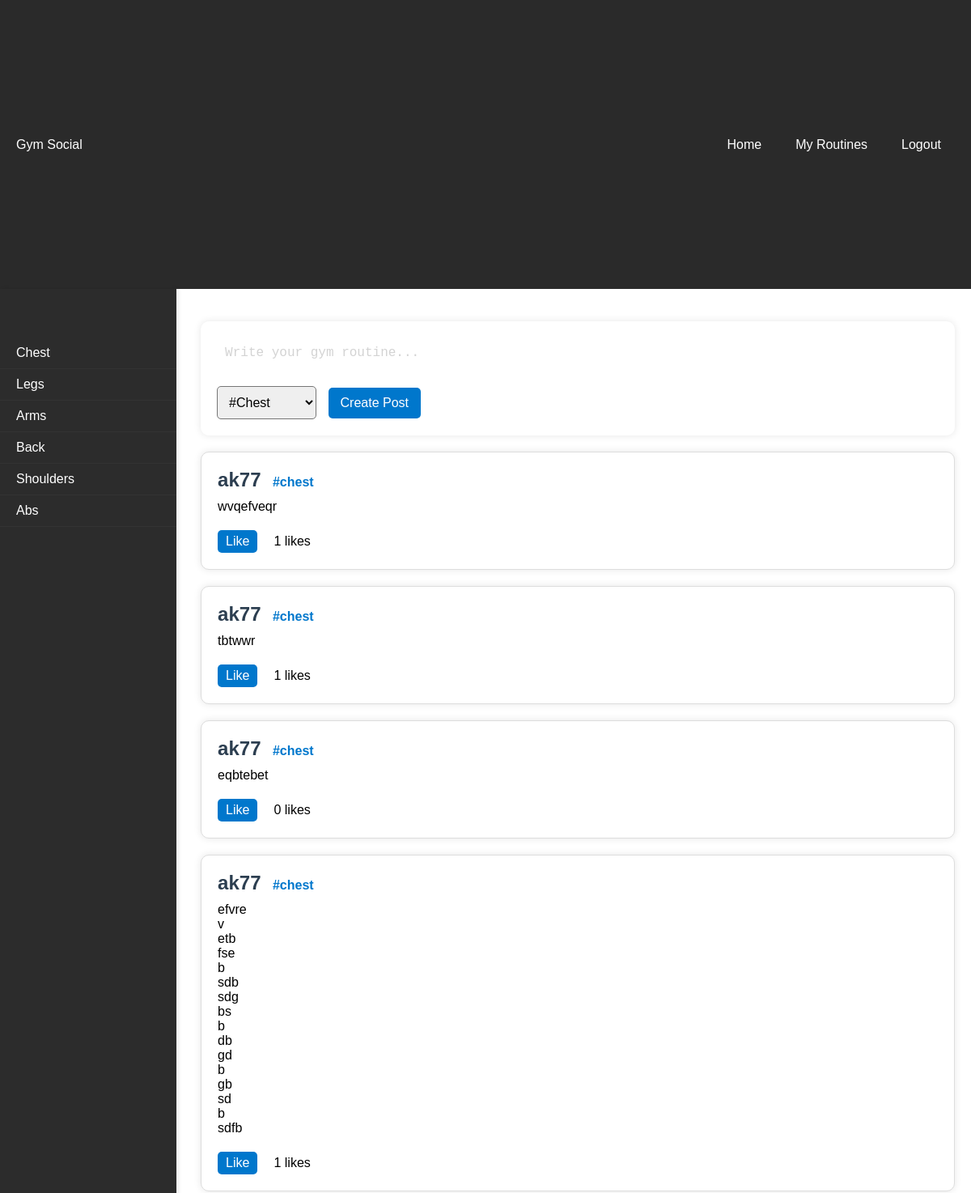
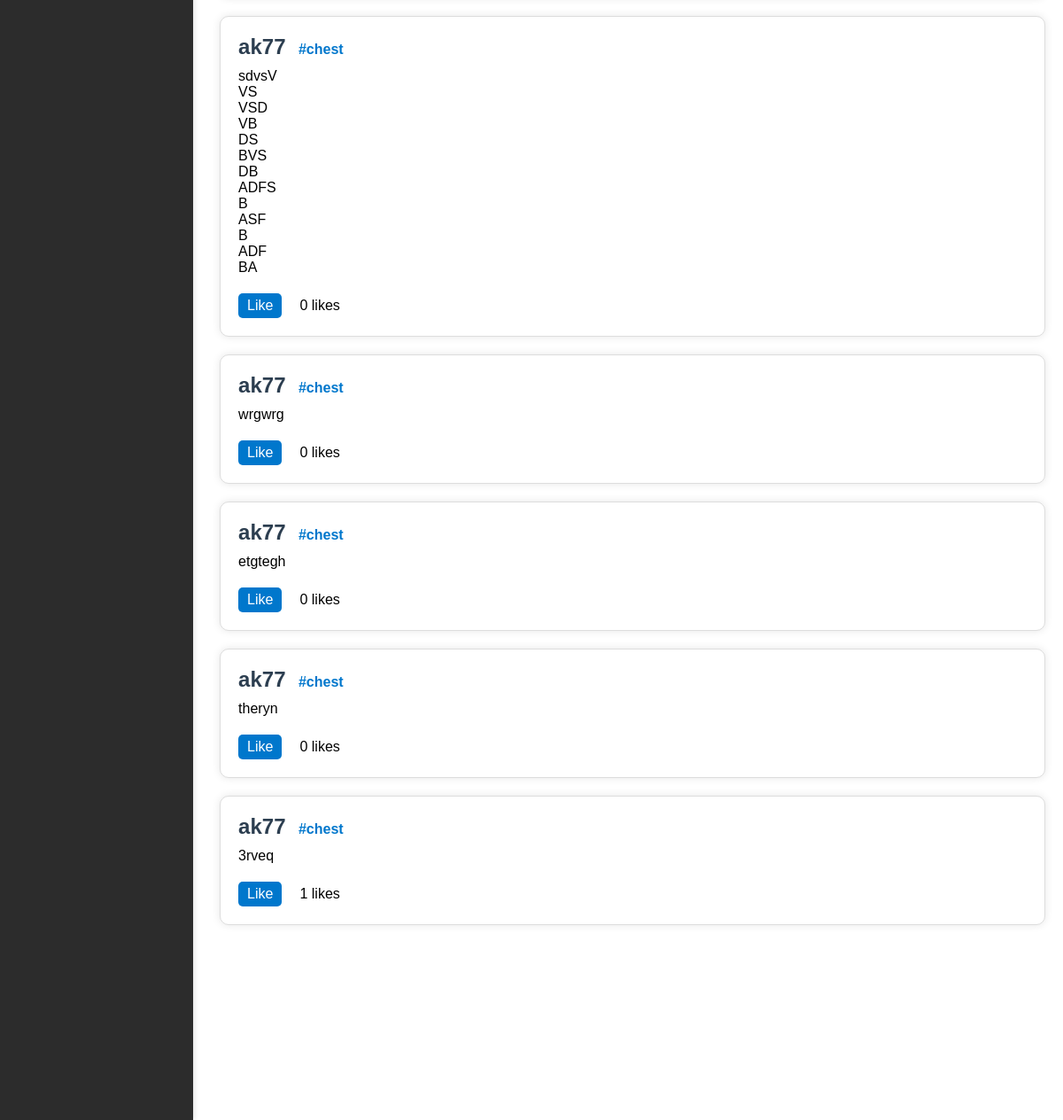
The app's page /landing/chest/, older data (2 pictures, top to bottom).
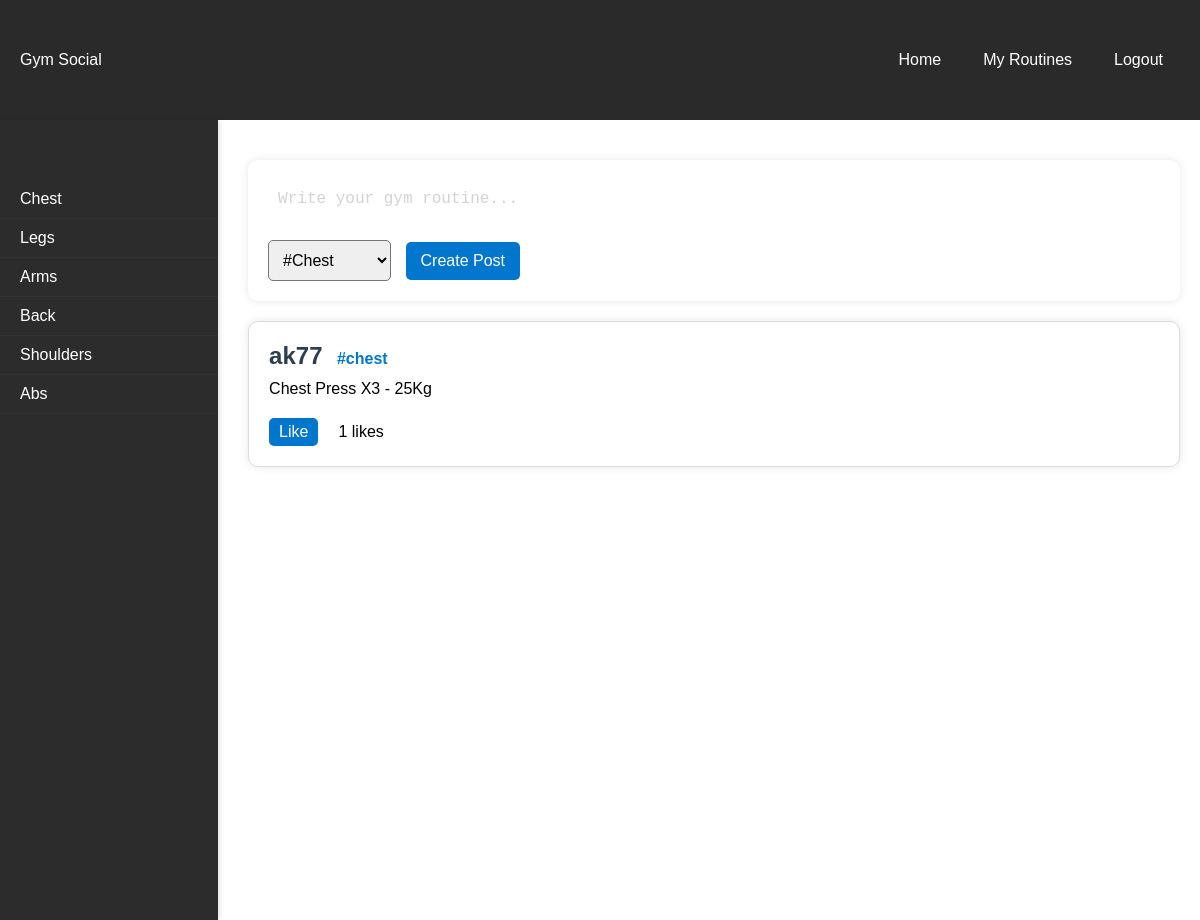
The same page, newer data.
### tables this page shows
CREATE TABLE posts (
    id INTEGER PRIMARY KEY,
    user_id INTEGER,
    body_part TEXT NOT NULL,
    content TEXT NOT NULL,
    likes INTEGER DEFAULT 0,
    FOREIGN KEY (user_id) REFERENCES users (id)
);

CREATE TABLE users (
    id INTEGER PRIMARY KEY,
    username TEXT NOT NULL UNIQUE,
    password TEXT NOT NULL
);

### app.py (the view)
@app.route('/landing', defaults={'body_part': None}, methods=['GET', 'POST'])
@app.route('/landing/<body_part>/', methods=['GET', 'POST'])
def landing(body_part):
    conn = get_db_connection()
    if body_part:
        posts = conn.execute('SELECT p.id, p.content, p.likes, p.body_part, u.username FROM posts p JOIN users u ON p.user_id = u.id WHERE p.body_part = ? ORDER BY p.id DESC', (body_part,)).fetchall()
    else:
        posts = conn.execute('SELECT p.id, p.content, p.likes, p.body_part, u.username FROM posts p JOIN users u ON p.user_id = u.id ORDER BY p.id DESC').fetchall()
    conn.close()
    return render_template('landing.html', posts=posts)

### app.py (called while the page is built)
def get_db_connection():
    conn = sqlite3.connect(DATABASE)
    conn.row_factory = sqlite3.Row
    return conn

### templates/landing.html (shortened to what this page needs)
<!DOCTYPE html>
<html lang="en">
<head>
    <link rel="stylesheet" href="{{ url_for('static', filename='styles.css') }}">
</head>
<body>
    <header class="top-bar">
        <p>Gym Social</p>
        <div class="right-buttons">
            <a href="{{ url_for('landing') }}" class="top-menu-btn">Home</a>
            <a href="{{ url_for('my_routines') }}" class="top-menu-btn">My Routines</a>
            <a href="{{ url_for('logout') }}" class="logout-btn">Logout</a>
        </div>
    </header>
    <main>
        <div class="side-menu">
            <a href="{{ url_for('landing', body_part='chest') }}" class="menu-btn">Chest</a>
            <a href="{{ url_for('landing', body_part='legs') }}" class="menu-btn">Legs</a>
            <a href="{{ url_for('landing', body_part='arms') }}" class="menu-btn">Arms</a>
            <a href="{{ url_for('landing', body_part='back') }}" class="menu-btn">Back</a>
            <a href="{{ url_for('landing', body_part='shoulders') }}" class="menu-btn">Shoulders</a>
            <a href="{{ url_for('landing', body_part='abs') }}" class="menu-btn">Abs</a>
        </div>
        <section id="feed">
            <div class="box create-post">
                <form action="{{ url_for('create_post') }}" method="post">
                    <textarea name="content" placeholder="Write your gym routine..."></textarea>
                    <select name="body_part">
                        <option value="chest">#Chest</option>
                    </select>
                    <input type="submit" value="Create Post">
                </form>
            </div>
            {% for post in posts %}
            <div class="box post">
                <p class="username">{{ post.username }}</p>
                <p class="body_part">#{{ post.body_part }}</p>
                <p class="content">{{ post.content }}</p>
                <div class="like-section">
                    <a href="#" class="like-button" data-post-id="{{ post.id }}">Like</a>
                    <p class="likes-count" data-post-id="{{ post.id }}">{{ post.likes }} likes</p>
                </div>
            </div>
            {% endfor %}
        </section>
    </main>
</body>
</html>

Row changes from the older to the newer data that the page shows:
removed posts: username "ak77", body_part "chest", content "wvqefveqr", likes "1"
removed posts: username "ak77", body_part "chest", content "tbtwwr", likes "1"
removed posts: username "ak77", body_part "chest", content "eqbtebet", likes "0"
removed posts: username "ak77", body_part "chest", content "efvre v etb fse b sdb sdg bs b db gd b gb sd b sdfb", likes "1"
removed posts: username "ak77", body_part "chest", content "sdvsV VS VSD VB DS BVS DB ADFS B ASF B ADF BA", likes "0"
removed posts: username "ak77", body_part "chest", content "wrgwrg", likes "0"
removed posts: username "ak77", body_part "chest", content "etgtegh", likes "0"
removed posts: username "ak77", body_part "chest", content "theryn", likes "0"
changed posts "chest": content "3rveq" → "Chest Press X3 - 25Kg"
